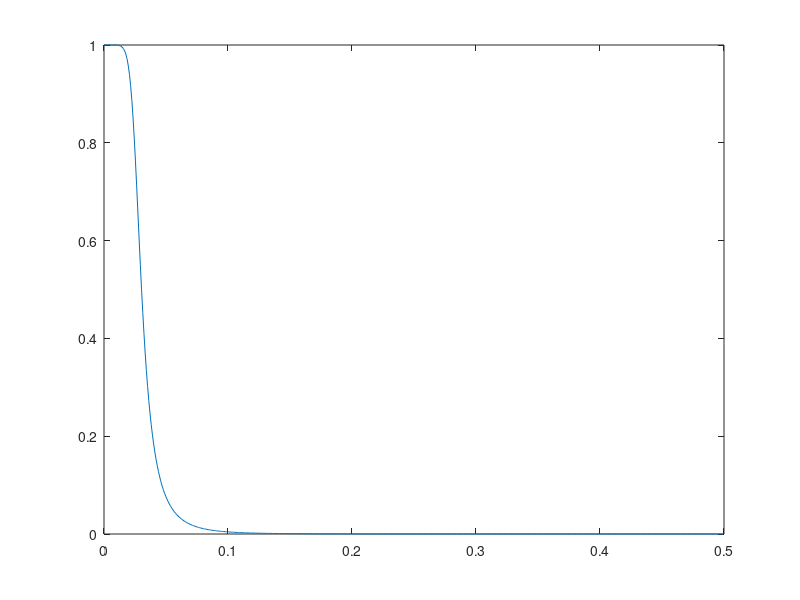

Reproduce this figure in MATLAB. (Note: this script raises an error after producing the figure.)
clear;
clf;

fe = 8000;
fcut_start = 1000 / (fe * 2);
fcut_end = (fcut_start + 200) / (fe * 2);
db1 = 1;
db2 = 40;

[n wn] = buttord(fcut_start, fcut_end, db1, db2);
[B, A] = butter(n, wn);

[H, w] = freqz(B,A) ;                   % w : pulsation entre 0 et pi
nu = w/(2*pi) ;                         % Frequence reduite
f = nu*fe ;                             % Frequence

plot(nu,abs(H)) ;
set_ymax(abs(H)) ;
my_title("Diagramme de gain", 13) ;
my_xlabel("Frequence reduite") ;

input ("Figure suivante ? ") ;
plot(nu,20*log10(abs(H))) ;
my_title("Diagramme de gain en dB", 13) ;
my_xlabel("Frequence reduite") ;

input ("Figure suivante ? ") ;
plot(nu,angle(H)) ;
my_title("Diagramme de phase (en radians)",13) ;
my_xlabel("Frequence reduite") ;

input ("Figure suivante ? ") ;
plot(nu,angle(H)*180/pi) ;
my_title("Diagramme de phase (en degres)",13) ;
my_xlabel("Frequence reduite") ;

% Visualisation des zeros et des poles de la fonction de transfert en z

input ("Figure suivante ? ") ;
zplane(B, A) ;
set (findobj (gcf, '-property', 'markersize'), 'markersize', 7) ;
my_title("Zeros (o) et poles (x)", 13) ;

% Reponse impulsionnelle (il est egalement possible d'utiliser impz)

N = 250 ;
n0 = N/2 ;
n_min = 1-n0 ;
n_max = N-n0 ;
n = n_min:n_max ;
d = zeros(1,N) ;
d(n0) = 1 ;

h = filter (B, A, d) ;

input ("Figure suivante ? ") ;
h_obj = plot (n,h) ;
set_ylim(h) ;
set (h_obj, 'markersize', 5) ;
my_title("Reponse impulsionnelle", 13) ;

